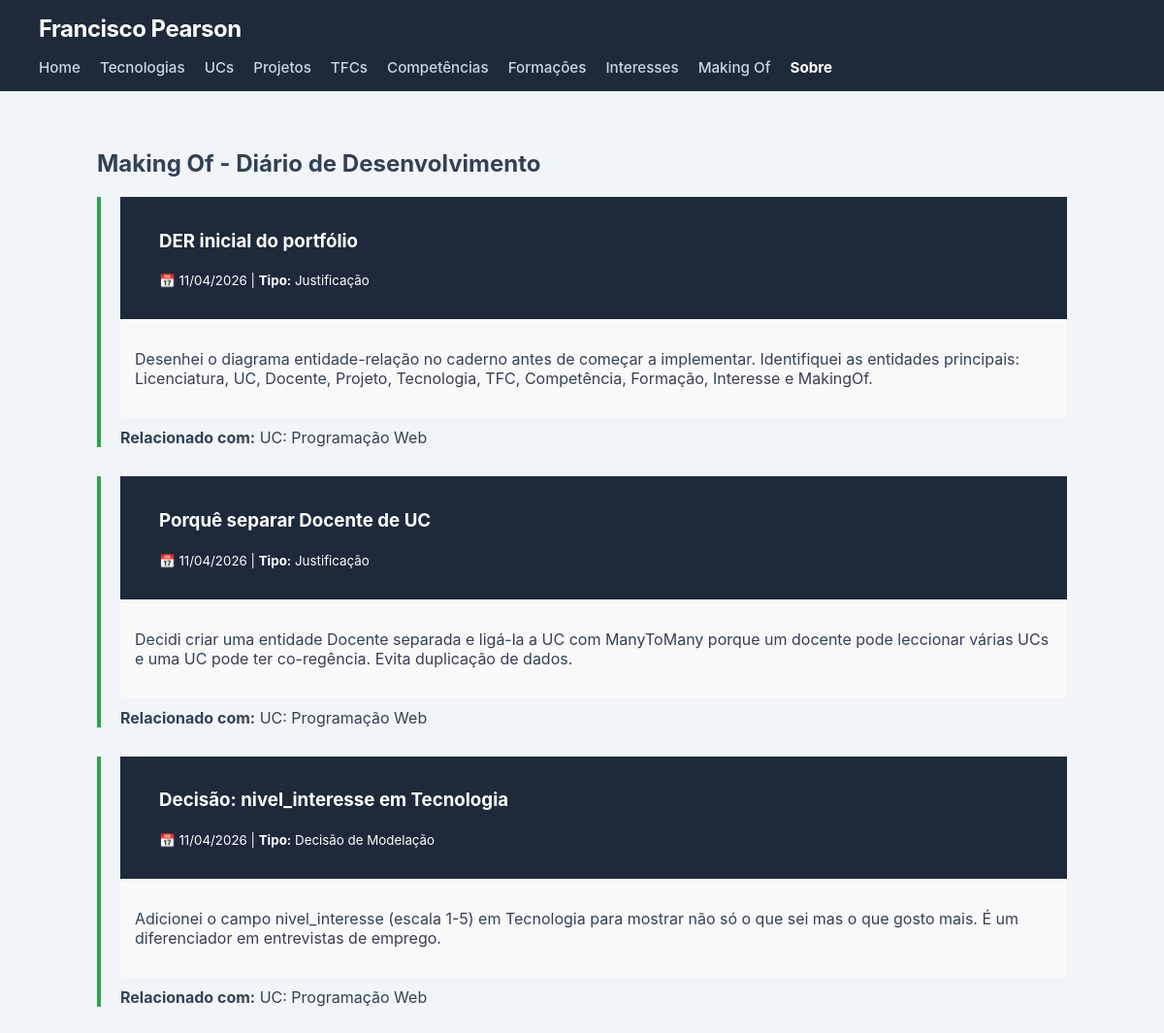
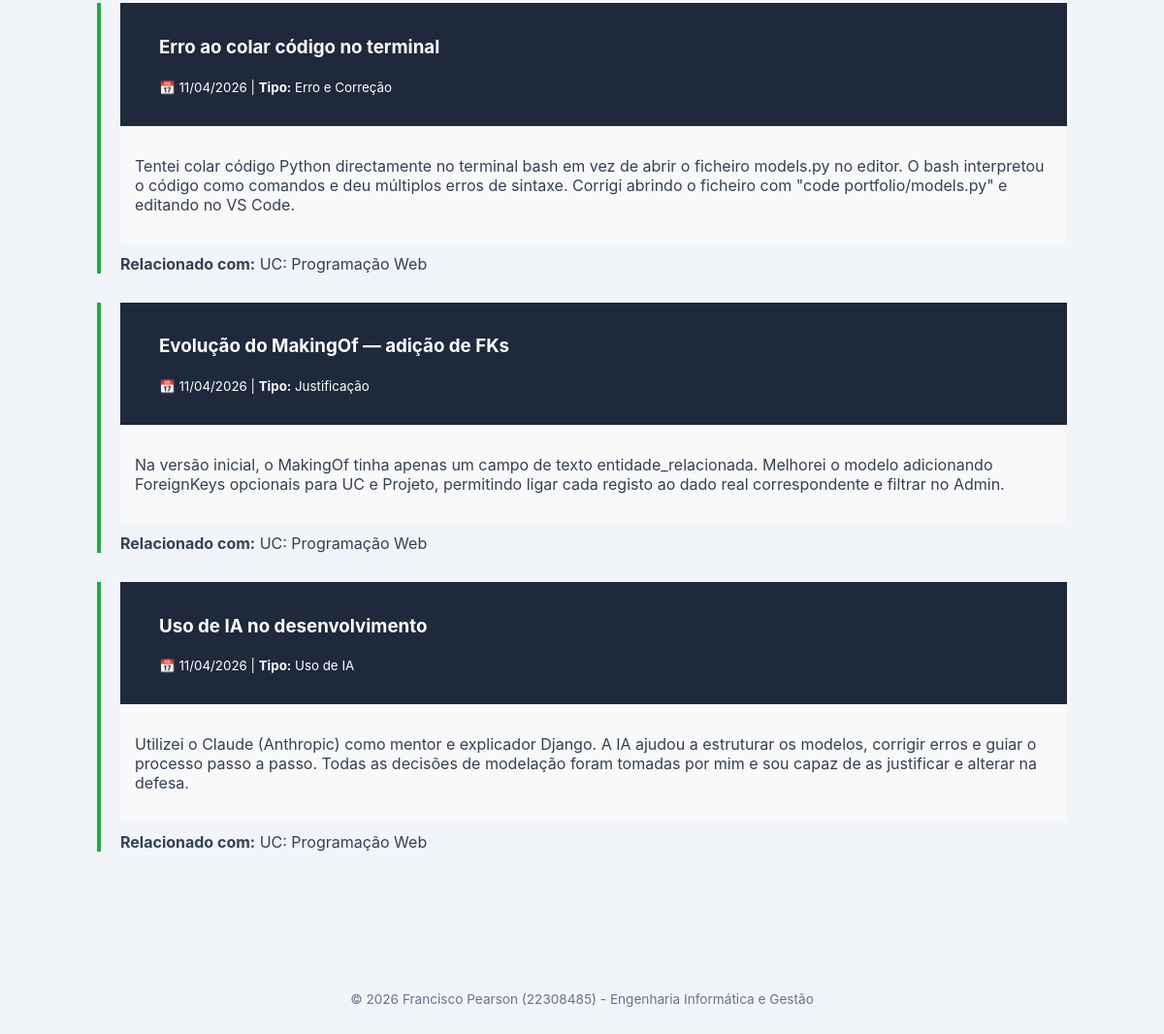
/portfolio/makingof/, run on the app's committed database (2 pictures, top to bottom).
### portfolio/models.py (models this page shows, shortened)
class MakingOf(models.Model):
    TIPO_CHOICES = [
        ('DER', 'Diagrama DER'),
        ('DEC', 'Decisão de Modelação'),
        ('ERR', 'Erro e Correção'),
        ('JUS', 'Justificação'),
        ('EVO', 'Evolução do Modelo'),
        ('IA',  'Uso de IA'),
    ]
    titulo               = models.CharField(max_length=200)
    data                 = models.DateField(auto_now_add=True)
    descricao            = models.TextField()
    foto                 = models.ImageField(upload_to='makingof/', blank=True, null=True)
    tipo                 = models.CharField(max_length=3, choices=TIPO_CHOICES, default='JUS')
    entidade_relacionada = models.CharField(
        max_length=100, blank=True,
        help_text="Nome genérico da entidade (ex: Tecnologia, TFC)"
    )
    uc      = models.ForeignKey(
        'UnidadeCurricular', on_delete=models.SET_NULL,
        null=True, blank=True, related_name='makingof_entries'
    )
    projeto = models.ForeignKey(
        'Projeto', on_delete=models.SET_NULL,
        null=True, blank=True, related_name='makingof_entries'
    )
    class Meta:
        ordering = ['-data']

class UnidadeCurricular(models.Model):
    nome = models.CharField(max_length=200)
    sigla = models.CharField(max_length=20)
    ano_curricular = models.IntegerField()
    semestre = models.IntegerField()
    descricao = models.TextField(blank=True)
    ects = models.IntegerField()
    imagem = models.ImageField(upload_to='ucs/', blank=True, null=True)
    licenciatura = models.ForeignKey(Licenciatura, on_delete=models.CASCADE, related_name='ucs')
    docentes = models.ManyToManyField(Docente, blank=True)

### portfolio/views.py (the view)
# urls.py: path('makingof/', views.makingof_view, name='makingof'),
def makingof_view(request):
    entradas = MakingOf.objects.select_related('uc', 'projeto').all()
    return render(request, 'portfolio/makingof.html', {'entradas': entradas})

### portfolio/templates/portfolio/makingof.html (shortened to what this page needs)
{% extends 'portfolio/base.html' %}
{% block content %}
<section>
    <h2>Making Of - Diário de Desenvolvimento</h2>
    {% if entradas %}
        {% for entrada in entradas %}
            <article style="border-left: 4px solid #28a745; padding-left: 20px; margin-bottom: 30px;">
                <header>
                    <h3>{{ entrada.titulo }}</h3>
                    <p><small>📅 {{ entrada.data|date:"d/m/Y" }} | <strong>Tipo:</strong> {{ entrada.get_tipo_display }}</small></p>
                </header>
                <div style="background: #f9f9f9; padding: 15px; border-radius: 5px;">
                    {{ entrada.descricao|linebreaks }}
                </div>
                <p style="margin-top: 10px;">
                    <strong>Relacionado com:</strong>
                    {% if entrada.uc %} UC: {{ entrada.uc.nome }}
                    {% elif entrada.projeto %} Projeto: {{ entrada.projeto.titulo }}
                    {% else %} {{ entrada.entidade_relacionada }}
                    {% endif %}
                </p>
            </article>
        {% endfor %}
    {% else %}
        <p>Ainda não há notas de desenvolvimento.</p>
    {% endif %}
</section>
{% endblock %}

### portfolio/templates/portfolio/base.html (style rules this page uses)
body { margin: 0; font-family: -apple-system, BlinkMacSystemFont, "Segoe UI", Roboto, Helvetica, Arial, sans-serif; background-color: #f1f5f9; color: #334155; }
header { background-color: #1e293b; color: white; padding: 15px 40px; }

### data on the page
MakingOf: titulo "DER inicial do portfólio", data "11/04/2026", tipo "Justificação", descricao "Desenhei o diagrama entidade-relação no caderno antes de começar a implementar. Identifiquei as entidades principais: Licenciatura, UC, Docente, Projeto, Tecnologia, TFC, Competência, Formação, Interesse e MakingOf.", uc.nome "Programação Web"
MakingOf: titulo "Porquê separar Docente de UC", data "11/04/2026", tipo "Justificação", descricao "Decidi criar uma entidade Docente separada e ligá-la a UC com ManyToMany porque um docente pode leccionar várias UCs e uma UC pode ter co-regência. Evita duplicação de dados.", uc.nome "Programação Web"
MakingOf: titulo "Decisão: nivel_interesse em Tecnologia", data "11/04/2026", tipo "Decisão de Modelação", descricao "Adicionei o campo nivel_interesse (escala 1-5) em Tecnologia para mostrar não só o que sei mas o que gosto mais. É um diferenciador em entrevistas de emprego.", uc.nome "Programação Web"
MakingOf: titulo "Erro ao colar código no terminal", data "11/04/2026", tipo "Erro e Correção", descricao "Tentei colar código Python directamente no terminal bash em vez de abrir o ficheiro models.py no editor. O bash interpretou o código como comandos e deu múltiplos erros de sintaxe. Corrigi abrindo o ficheiro com \"code portfolio/models.py\" e editando no VS Code.", uc.nome "Programação Web"
MakingOf: titulo "Evolução do MakingOf — adição de FKs", data "11/04/2026", tipo "Justificação", descricao "Na versão inicial, o MakingOf tinha apenas um campo de texto entidade_relacionada. Melhorei o modelo adicionando ForeignKeys opcionais para UC e Projeto, permitindo ligar cada registo ao dado real correspondente e filtrar no Admin.", uc.nome "Programação Web"
MakingOf: titulo "Uso de IA no desenvolvimento", data "11/04/2026", tipo "Uso de IA", descricao "Utilizei o Claude (Anthropic) como mentor e explicador Django. A IA ajudou a estruturar os modelos, corrigir erros e guiar o processo passo a passo. Todas as decisões de modelação foram tomadas por mim e sou capaz de as justificar e alterar na defesa.", uc.nome "Programação Web"
